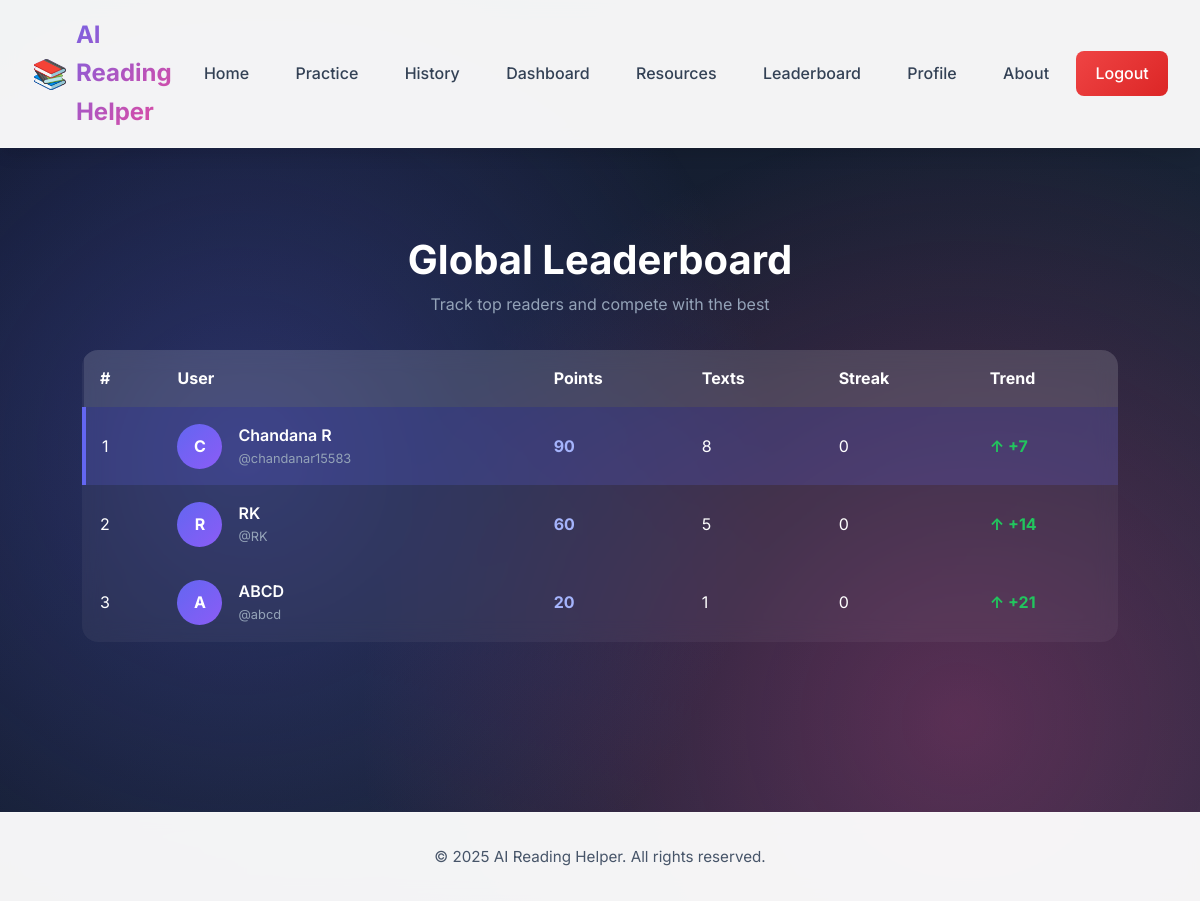
Page /leaderboard (signed in) on the committed database.
### tables this page shows
CREATE TABLE users (
            id INTEGER PRIMARY KEY AUTOINCREMENT,
            username TEXT UNIQUE NOT NULL,
            email TEXT UNIQUE NOT NULL,
            password TEXT NOT NULL,
            full_name TEXT,
            created_at TIMESTAMP DEFAULT CURRENT_TIMESTAMP,
            last_login TIMESTAMP,
            avatar TEXT DEFAULT 'default.png',
            bio TEXT,
            reading_level TEXT DEFAULT 'basic',
            total_texts_simplified INTEGER DEFAULT 0,
            total_reading_time INTEGER DEFAULT 0,
            streak_days INTEGER DEFAULT 0,
            points INTEGER DEFAULT 0,
            badges TEXT DEFAULT '[]'
        );

### app.py (the view)
@app.route('/leaderboard')
def leaderboard():
    conn = get_db()
    cursor = conn.cursor()
    cursor.execute('''
        SELECT username, full_name, points, total_texts_simplified, streak_days
        FROM users
        ORDER BY points DESC
        LIMIT 50
    ''')
    top_users = cursor.fetchall()
    conn.close()
    return render_template('leaderboard.html', top_users=[dict(u) for u in top_users])

### app.py (called while the page is built)
@app.context_processor
def inject_user():
    user = None
    if 'user_id' in session:
        user = get_user_by_id(session['user_id'])
    return dict(current_user=user)

### database.py (called while the page is built)
def get_db():
    conn = sqlite3.connect(DATABASE)
    conn.row_factory = sqlite3.Row
    return conn

def get_user_by_id(user_id):
    conn = get_db()
    cursor = conn.cursor()
    cursor.execute('SELECT * FROM users WHERE id = ?', (user_id,))
    user = cursor.fetchone()
    conn.close()
    return dict(user) if user else None

### templates/leaderboard.html (shortened to what this page needs)
{% extends "base.html" %}
{% block content %}
<div class="leaderboard-container">
  <div class="leaderboard-header">
    <h1>Global Leaderboard</h1>
    <p>Track top readers and compete with the best</p>
  </div>
  <div class="leaderboard-table">
    <table>
      <thead>
        <tr>
          <th>#</th>
          <th>User</th>
          <th>Points</th>
          <th>Texts</th>
          <th>Streak</th>
          <th>Trend</th>
        </tr>
      </thead>
      <tbody>
        {% for user in top_users %}
        <tr class="{% if current_user and user.username == current_user.username %}highlight-row{% endif %}">
          <td class="rank">
            {% if loop.index == 1 %}1
            {% elif loop.index == 2 %}2
            {% elif loop.index == 3 %}3
            {% else %}{{ loop.index }}{% endif %}
          </td>
          <td class="user-cell">
            <div class="avatar">
              {{ user.full_name[0].upper() }}
            </div>
            <div>
              <div class="name">{{ user.full_name }}</div>
              <div class="username">@{{ user.username }}</div>
            </div>
          </td>
          <td class="points">{{ user.points }}</td>
          <td>{{ user.total_texts_simplified }}</td>
          <td>{{ user.streak_days }}</td>
          <td class="trend">
            {% if loop.index <= 3 %}
              <span class="up">↑ +{{ loop.index * 7 }}</span>
            {% else %}
              <span class="down">↓ {{ loop.index }}</span>
            {% endif %}
          </td>
        </tr>
        {% endfor %}
      </tbody>
    </table>
  </div>
</div>
{% endblock %}

### static/css/style.css (style rules this page uses)
:root { --primary: #6366f1; --primary-dark: #4f46e5; --primary-light: #818cf8; --secondary: #ec4899; --success: #10b981; --danger: #ef4444; --warning: #f59e0b; --dark: #1e293b; --gray-50: #f8fafc; --gray-100: #f1f5f9; --gray-200: #e2e8f0; --gray-300: #cbd5e1; --gray-600: #475569; --gray-700: #334155; --gray-800: #1e293b; --shadow-sm: 0 1px 2px 0 rgba(0, 0, 0, 0.05); --shadow-md: 0 4px 6px -1px rgba(0, 0, 0, 0.1); --shadow-lg: 0 10px 15px -3px rgba(0, 0, 0, 0.1); --shadow-xl: 0 20px 25px -5px rgba(0, 0, 0, 0.1); --transition: all 0.3s cubic-bezier(0.4, 0, 0.2, 1); }
* { margin: 0; padding: 0; box-sizing: border-box; }
body { font-family: 'Inter', -apple-system, BlinkMacSystemFont, 'Segoe UI', sans-serif; background: linear-gradient(135deg, #667eea 0%, #764ba2 100%); min-height: 100vh; color: var(--dark); line-height: 1.6; position: relative; overflow-x: hidden; }
body::before { content: ''; position: fixed; top: 0; left: 0; width: 100%; height: 100%; background: radial-gradient(circle at 20% 50%, rgba(99, 102, 241, 0.3) 0%, transparent 50%), radial-gradient(circle at 80% 80%, rgba(236, 72, 153, 0.3) 0%, transparent 50%); pointer-events: none; z-index: -1; }
* { transition: background-color 0.3s ease, color 0.3s ease, border-color 0.3s ease; }

### templates/leaderboard.html (style rules this page uses)
body { background: linear-gradient(135deg, #0f172a, #1e293b); color: white; }
.leaderboard-container { max-width: 1100px; margin: auto; padding: 2rem; }
.leaderboard-header { text-align: center; margin-bottom: 2rem; }
.leaderboard-header h1 { font-size: 2.5rem; font-weight: 700; }
.leaderboard-header p { color: #94a3b8; }
.leaderboard-table { background: rgba(255,255,255,0.05); backdrop-filter: blur(10px); border-radius: 16px; overflow: hidden; }
table { width: 100%; border-collapse: collapse; }
thead { background: rgba(255,255,255,0.1); }
th, td { padding: 1rem; text-align: left; }
tbody tr { transition: 0.3s; }
.user-cell { display: flex; align-items: center; gap: 1rem; }
.avatar { width: 45px; height: 45px; border-radius: 50%; background: linear-gradient(135deg, #6366f1, #8b5cf6); display: flex; align-items: center; justify-content: center; font-weight: bold; }
.name { font-weight: 600; }
.username { font-size: 0.8rem; color: #94a3b8; }
.points { font-weight: bold; color: #a5b4fc; }
.trend .up { color: #22c55e; font-weight: bold; }
.highlight-row { background: rgba(99,102,241,0.2); border-left: 4px solid #6366f1; }

### rows in the picture
users: shows "1", full_name "C", full_name "Chandana R", username "chandanar15583", points "90", total_texts_simplified "8", streak_days "0"
users: shows "2", full_name "R", full_name "RK", username "RK", points "60", total_texts_simplified "5", streak_days "0"
users: shows "3", full_name "A", full_name "ABCD", username "abcd", points "20", total_texts_simplified "1", streak_days "0"
